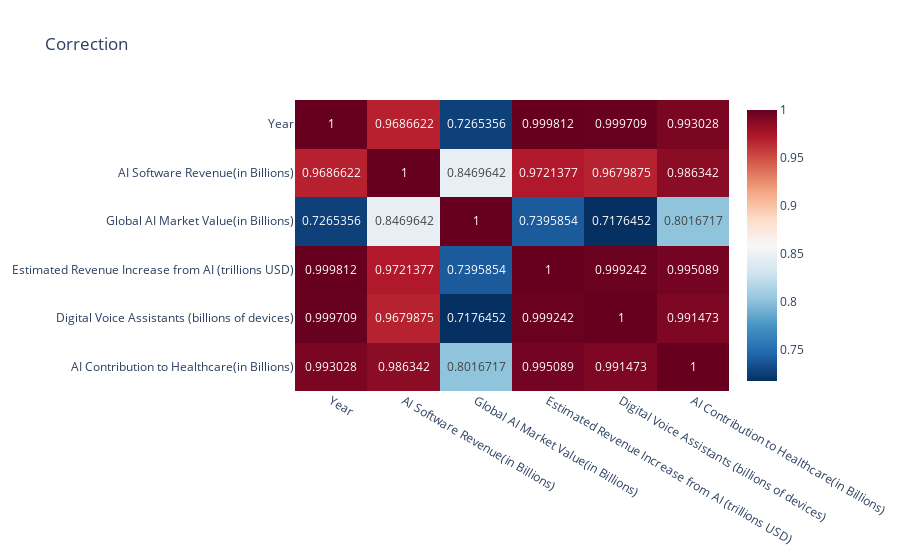

Here is the notebook cell this chart was saved with:
### Code cell
num = a.select_dtypes(include=['float','int'])
c = num.corr()


f = px.imshow(c,text_auto=True,aspect="auto",title="Correction",color_continuous_scale="RdBu_r")
f.show()

### Figure 1 — Plotly figure (JSON) as saved in the notebook; plotly's stock layout.template omitted (floating-point values rounded to 4 significant figures)
{"data": [{"coloraxis": "coloraxis", "hovertemplate": "x: %{x}<br>y: %{y}<br>color: %{z}<extra></extra>", "name": "0", "texttemplate": "%{z}", "type": "heatmap", "x": ["Year", "AI Software Revenue(in Billions)", "Global AI Market Value(in Billions)", "Estimated Revenue Increase from AI (trillions USD)", "Digital Voice Assistants (billions of devices)", "AI Contribution to Healthcare(in Billions)"], "xaxis": "x", "y": ["Year", "AI Software Revenue(in Billions)", "Global AI Market Value(in Billions)", "Estimated Revenue Increase from AI (trillions USD)", "Digital Voice Assistants (billions of devices)", "AI Contribution to Healthcare(in Billions)"], "yaxis": "y", "z": [[1, 0.9687, 0.7265, 0.9998, 0.9997, 0.993], [0.9687, 1, 0.847, 0.9721, 0.968, 0.9863], [0.7265, 0.847, 1, 0.7396, 0.7176, 0.8017], [0.9998, 0.9721, 0.7396, 1, 0.9992, 0.9951], [0.9997, 0.968, 0.7176, 0.9992, 1, 0.9915], [0.993, 0.9863, 0.8017, 0.9951, 0.9915, 1]]}], "layout": {"coloraxis": {"colorscale": [[0, "rgb(5,48,97)"], [0.1, "rgb(33,102,172)"], [0.2, "rgb(67,147,195)"], [0.3, "rgb(146,197,222)"], [0.4, "rgb(209,229,240)"], [0.5, "rgb(247,247,247)"], [0.6, "rgb(253,219,199)"], [0.7, "rgb(244,165,130)"], [0.8, "rgb(214,96,77)"], [0.9, "rgb(178,24,43)"], [1, "rgb(103,0,31)"]]}, "title": {"text": "Correction"}, "xaxis": {"anchor": "y", "domain": [0, 1]}, "yaxis": {"anchor": "x", "autorange": "reversed", "domain": [0, 1]}}}
